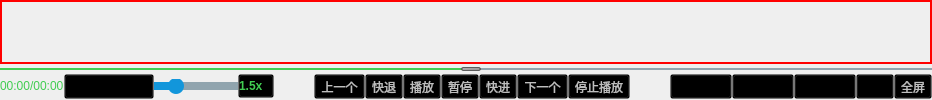
  <widget class="QWidget" name="centralwidget">
   <layout class="QVBoxLayout" name="verticalLayout_4" stretch="0,1">
    <property name="spacing">
     <number>0</number>
    </property>
    <property name="leftMargin">
     <number>0</number>
    </property>
    <property name="topMargin">
     <number>0</number>
    </property>
    <property name="rightMargin">
     <number>0</number>
    </property>
    <property name="bottomMargin">
     <number>0</number>
    </property>
    <item>
     <widget class="QWidget" name="Widget" native="true">
      <property name="sizePolicy">
       <sizepolicy hsizetype="Expanding" vsizetype="Expanding">
        <horstretch>0</horstretch>
        <verstretch>0</verstretch>
       </sizepolicy>
      </property>
      <property name="styleSheet">
       <string notr="true">border: 2px solid red;
image: url(:/asset/titler/MediaPlayer.svg);</string>
      </property>
      <layout class="QVBoxLayout" name="verticalLayout_2">
       <property name="spacing">
        <number>0</number>
       </property>
       <property name="leftMargin">
        <number>0</number>
       </property>
       <property name="topMargin">
        <number>0</number>
       </property>
       <property name="rightMargin">
        <number>0</number>
       </property>
       <property name="bottomMargin">
        <number>0</number>
       </property>
       <item>
        <widget class="VideoWidget" name="video" native="true">
         <property name="styleSheet">
          <string notr="true"/>
         </property>
        </widget>
       </item>
      </layout>
     </widget>
    </item>
    <item>
     <widget class="QWidget" name="WidgetPlayerControls" native="true">
      <property name="minimumSize">
       <size>
        <width>0</width>
        <height>24</height>
       </size>
      </property>
      <property name="maximumSize">
       <size>
        <width>16777215</width>
        <height>36</height>
       </size>
      </property>
      <property name="sizeIncrement">
       <size>
        <width>0</width>
        <height>30</height>
       </size>
      </property>
      <property name="palette">
       <palette>
        <active>
         <colorrole role="Button">
          <brush brushstyle="SolidPattern">
           <color alpha="0">
            <red>0</red>
            <green>0</green>
            <blue>0</blue>
           </color>
          </brush>
         </colorrole>
         <colorrole role="Base">
          <brush brushstyle="SolidPattern">
           <color alpha="0">
            <red>0</red>
            <green>0</green>
            <blue>0</blue>
           </color>
          </brush>
         </colorrole>
         <colorrole role="Window">
          <brush brushstyle="SolidPattern">
           <color alpha="0">
            <red>0</red>
            <green>0</green>
            <blue>0</blue>
           </color>
          </brush>
         </colorrole>
        </active>
        <inactive>
         <colorrole role="Button">
          <brush brushstyle="SolidPattern">
           <color alpha="0">
            <red>0</red>
            <green>0</green>
            <blue>0</blue>
           </color>
          </brush>
         </colorrole>
         <colorrole role="Base">
          <brush brushstyle="SolidPattern">
           <color alpha="0">
            <red>0</red>
            <green>0</green>
            <blue>0</blue>
           </color>
          </brush>
         </colorrole>
         <colorrole role="Window">
          <brush brushstyle="SolidPattern">
           <color alpha="0">
            <red>0</red>
            <green>0</green>
            <blue>0</blue>
           </color>
          </brush>
         </colorrole>
        </inactive>
        <disabled>
         <colorrole role="Button">
          <brush brushstyle="SolidPattern">
           <color alpha="0">
            <red>0</red>
            <green>0</green>
            <blue>0</blue>
           </color>
          </brush>
         </colorrole>
         <colorrole role="Base">
          <brush brushstyle="SolidPattern">
           <color alpha="0">
            <red>0</red>
            <green>0</green>
            <blue>0</blue>
           </color>
          </brush>
         </colorrole>
         <colorrole role="Window">
          <brush brushstyle="SolidPattern">
           <color alpha="0">
            <red>0</red>
            <green>0</green>
            <blue>0</blue>
           </color>
          </brush>
         </colorrole>
        </disabled>
       </palette>
      </property>
      <property name="focusPolicy">
       <enum>Qt::StrongFocus</enum>
      </property>
      <property name="autoFillBackground">
       <bool>false</bool>
      </property>
      <property name="styleSheet">
       <string notr="true">background: transparent;</string>
      </property>
      <layout class="QVBoxLayout" name="verticalLayout" stretch="0,1">
       <property name="spacing">
        <number>0</number>
       </property>
       <property name="leftMargin">
        <number>0</number>
       </property>
       <property name="topMargin">
        <number>0</number>
       </property>
       <property name="rightMargin">
        <number>0</number>
       </property>
       <property name="bottomMargin">
        <number>0</number>
       </property>
       <item>
        <widget class="Slider" name="horizontalSlider_position">
         <property name="sizePolicy">
          <sizepolicy hsizetype="Expanding" vsizetype="Minimum">
           <horstretch>0</horstretch>
           <verstretch>0</verstretch>
          </sizepolicy>
         </property>
         <property name="maximumSize">
          <size>
           <width>16777215</width>
           <height>8</height>
          </size>
         </property>
         <property name="palette">
          <palette>
           <active>
            <colorrole role="Button">
             <brush brushstyle="SolidPattern">
              <color alpha="0">
               <red>0</red>
               <green>0</green>
               <blue>0</blue>
              </color>
             </brush>
            </colorrole>
            <colorrole role="Base">
             <brush brushstyle="SolidPattern">
              <color alpha="0">
               <red>0</red>
               <green>0</green>
               <blue>0</blue>
              </color>
             </brush>
            </colorrole>
            <colorrole role="Window">
             <brush brushstyle="SolidPattern">
              <color alpha="0">
               <red>0</red>
               <green>0</green>
               <blue>0</blue>
              </color>
             </brush>
            </colorrole>
            <colorrole role="Highlight">
             <brush brushstyle="SolidPattern">
              <color alpha="255">
               <red>255</red>
               <green>0</green>
               <blue>0</blue>
              </color>
             </brush>
            </colorrole>
           </active>
           <inactive>
            <colorrole role="Button">
             <brush brushstyle="SolidPattern">
              <color alpha="0">
               <red>0</red>
               <green>0</green>
               <blue>0</blue>
              </color>
             </brush>
            </colorrole>
            <colorrole role="Base">
             <brush brushstyle="SolidPattern">
              <color alpha="0">
               <red>0</red>
               <green>0</green>
               <blue>0</blue>
              </color>
             </brush>
            </colorrole>
            <colorrole role="Window">
             <brush brushstyle="SolidPattern">
              <color alpha="0">
               <red>0</red>
               <green>0</green>
               <blue>0</blue>
              </color>
             </brush>
            </colorrole>
            <colorrole role="Highlight">
             <brush brushstyle="SolidPattern">
              <color alpha="255">
               <red>255</red>
               <green>0</green>
               <blue>0</blue>
              </color>
             </brush>
            </colorrole>
           </inactive>
           <disabled>
            <colorrole role="Button">
             <brush brushstyle="SolidPattern">
              <color alpha="0">
               <red>0</red>
               <green>0</green>
               <blue>0</blue>
              </color>
             </brush>
            </colorrole>
            <colorrole role="Base">
             <brush brushstyle="SolidPattern">
              <color alpha="0">
               <red>0</red>
               <green>0</green>
               <blue>0</blue>
              </color>
             </brush>
            </colorrole>
            <colorrole role="Window">
             <brush brushstyle="SolidPattern">
              <color alpha="0">
               <red>0</red>
               <green>0</green>
               <blue>0</blue>
              </color>
             </brush>
            </colorrole>
           </disabled>
          </palette>
         </property>
         <property name="styleSheet">
          <string notr="true">QSlider::groove:horizontal {
    border: 1px solid #999999;
    height: 0px;
    background: qlineargradient(x1:0, y1:0, x2:0, y2:1, stop:0 #B1B1B1, stop:1 #c4c4c4);
    margin: 0;
}

QSlider::handle:horizontal {
    background: qlineargradient(x1:0, y1:0, x2:1, y2:1, stop:0 #b4b4b4, stop:1 #8f8f8f);
    border: 1px solid #5c5c5c;
    width: 18px;
    margin:  -2px 0; 
    border-radius: 2px;
}

QSlider::add-page:horizontal {
	background: rgb(144, 164, 174);
}

QSlider::sub-page:horizontal {
    background: #41CD52;
}</string>
         </property>
         <property name="pageStep">
          <number>0</number>
         </property>
         <property name="value">
          <number>50</number>
         </property>
         <property name="orientation">
          <enum>Qt::Horizontal</enum>
         </property>
        </widget>
       </item>
       <item>
        <layout class="QHBoxLayout" name="horizontalLayout_PlayerControls" stretch="0,0,0,0,0,0,0,0,0,0,0,0,0,0,0">
         <property name="spacing">
          <number>0</number>
         </property>
         <property name="sizeConstraint">
          <enum>QLayout::SetFixedSize</enum>
         </property>
         <item>
          <widget class="QLabel" name="label_videoProgress">
           <property name="enabled">
            <bool>false</bool>
           </property>
           <property name="sizePolicy">
            <sizepolicy hsizetype="Preferred" vsizetype="Fixed">
             <horstretch>0</horstretch>
             <verstretch>0</verstretch>
            </sizepolicy>
           </property>
           <property name="minimumSize">
            <size>
             <width>56</width>
             <height>0</height>
            </size>
           </property>
           <property name="maximumSize">
            <size>
             <width>1000</width>
             <height>24</height>
            </size>
           </property>
           <property name="styleSheet">
            <string notr="true">color: #41cd52;</string>
           </property>
           <property name="text">
            <string>00:00/00:00</string>
           </property>
          </widget>
         </item>
         <item>
          <layout class="QHBoxLayout" name="horizontalLayout_2">
           <item>
            <widget class="ToolButton" name="toolButton_microphoneMute">
             <property name="mouseTracking">
              <bool>true</bool>
             </property>
             <property name="focusPolicy">
              <enum>Qt::StrongFocus</enum>
             </property>
             <property name="toolTip">
              <string>静音/音量设置</string>
             </property>
             <property name="toolTipDuration">
              <number>-1</number>
             </property>
             <property name="statusTip">
              <string>静音/音量设置</string>
             </property>
             <property name="text">
              <string>静音/音量设置</string>
             </property>
             <property name="icon">
              <iconset resource="../resource.qrc">
               <normaloff>:/asset/playerControls/MicrophoneMute.svg</normaloff>:/asset/playerControls/MicrophoneMute.svg</iconset>
             </property>
             <property name="iconSize">
              <size>
               <width>24</width>
               <height>24</height>
              </size>
             </property>
            </widget>
           </item>
           <item>
            <widget class="Slider" name="horizontalSlider_volume">
             <property name="sizePolicy">
              <sizepolicy hsizetype="Minimum" vsizetype="Fixed">
               <horstretch>0</horstretch>
               <verstretch>0</verstretch>
              </sizepolicy>
             </property>
             <property name="styleSheet">
              <string notr="true">QSlider::groove:horizontal {
	height: 8px;
	background-color: transparent;
}

QSlider::handle:horizontal {
	width: 16px;
	height: 16px;
	margin: -4px 0;
	border-radius: 8px;
	background-color: #1296db;
}

QSlider::handle:horizontal:hover {
	background-color: red;
}

QSlider::add-page:horizontal {
	background: rgb(144, 164, 174);
}

QSlider::sub-page:horizontal {
    background:#1296db;
}</string>
             </property>
             <property name="pageStep">
              <number>0</number>
             </property>
             <property name="value">
              <number>20</number>
             </property>
             <property name="orientation">
              <enum>Qt::Horizontal</enum>
             </property>
            </widget>
           </item>
           <item>
            <widget class="QComboBox" name="comboBox_rate">
             <property name="sizePolicy">
              <sizepolicy hsizetype="Minimum" vsizetype="Minimum">
               <horstretch>0</horstretch>
               <verstretch>0</verstretch>
              </sizepolicy>
             </property>
             <property name="minimumSize">
              <size>
               <width>36</width>
               <height>0</height>
              </size>
             </property>
             <property name="maximumSize">
              <size>
               <width>36</width>
               <height>24</height>
              </size>
             </property>
             <property name="font">
              <font>
               <italic>false</italic>
               <bold>true</bold>
              </font>
             </property>
             <property name="toolTip">
              <string>播放速度设置</string>
             </property>
             <property name="toolTipDuration">
              <number>-1</number>
             </property>
             <property name="statusTip">
              <string>播放速度设置</string>
             </property>
             <property name="layoutDirection">
              <enum>Qt::RightToLeft</enum>
             </property>
             <property name="styleSheet">
              <string notr="true">QComboBox:hover {
    background-color: #1296db; /* 设置鼠标悬停时的背景色为蓝色 */
}

QComboBox {
    background-color: transparent; /* 设置背景色为透明 */
	color: #41cd52;
    text-align: center; /* 将文本居中显示  无效*/
   padding-right: -2px;   /*为了隐藏下拉箭头，增加右边内边距 */
}

QComboBox::drop-down {
    width: 0; /* 隐藏下拉箭头 */
}

QComboBox QAbstractItemView::item {
    color: #41cd52; /* 设置下拉列表项的字体颜色为黑色 */
}

QComboBox QAbstractItemView {
    background-color: #263238; /* 设置下拉列表的背景色为白色 */
}

QComboBox QAbstractItemView::item:selected {
    background-color:#90a4ae; /* 设置选中的下拉列表项的背景色为蓝色 */
    color:red; /* 设置选中的下拉列表项的字体颜色为白色 */
}</string>
             </property>
             <property name="editable">
              <bool>false</bool>
             </property>
             <property name="currentText">
              <string>1.5x</string>
             </property>
             <property name="currentIndex">
              <number>2</number>
             </property>
             <property name="sizeAdjustPolicy">
              <enum>QComboBox::AdjustToContents</enum>
             </property>
             <property name="iconSize">
              <size>
               <width>24</width>
               <height>24</height>
              </size>
             </property>
             <item>
              <property name="text">
               <string>0.5x</string>
              </property>
             </item>
             <item>
              <property name="text">
               <string>1x</string>
              </property>
             </item>
             <item>
              <property name="text">
               <string>1.5x</string>
              </property>
             </item>
             <item>
              <property name="text">
               <string>2x</string>
              </property>
             </item>
             <item>
              <property name="text">
               <string>4x</string>
              </property>
             </item>
             <item>
              <property name="text">
               <string>8x</string>
              </property>
             </item>
            </widget>
           </item>
           <item>
            <spacer name="horizontalSpacer">
             <property name="orientation">
              <enum>Qt::Horizontal</enum>
             </property>
             <property name="sizeHint" stdset="0">
              <size>
               <width>40</width>
               <height>20</height>
              </size>
             </property>
            </spacer>
           </item>
          </layout>
         </item>
         <item>
          <widget class="QToolButton" name="toolButton_listPrevious">
           <property name="enabled">
            <bool>false</bool>
           </property>
           <property name="toolTip">
            <string>上一个</string>
           </property>
           <property name="toolTipDuration">
            <number>-1</number>
           </property>
           <property name="statusTip">
            <string>上一个</string>
           </property>
           <property name="text">
            <string>上一个</string>
           </property>
           <property name="icon">
            <iconset resource="../resource.qrc">
             <normaloff>:/asset/playerControls/ListPrevious.svg</normaloff>:/asset/playerControls/ListPrevious.svg</iconset>
           </property>
           <property name="iconSize">
            <size>
             <width>24</width>
             <height>24</height>
            </size>
           </property>
          </widget>
         </item>
         <item>
          <widget class="QToolButton" name="toolButton_fastBback">
           <property name="enabled">
            <bool>false</bool>
           </property>
           <property name="toolTip">
            <string>快退</string>
           </property>
           <property name="toolTipDuration">
            <number>-1</number>
           </property>
           <property name="statusTip">
            <string>快退</string>
           </property>
           <property name="text">
            <string>快退</string>
           </property>
           <property name="icon">
            <iconset resource="../resource.qrc">
             <normaloff>:/asset/playerControls/FastBack.svg</normaloff>:/asset/playerControls/FastBack.svg</iconset>
           </property>
           <property name="iconSize">
            <size>
             <width>24</width>
             <height>24</height>
            </size>
           </property>
          </widget>
         </item>
         <item>
          <widget class="QToolButton" name="toolButton_videoPlay">
           <property name="enabled">
            <bool>false</bool>
           </property>
           <property name="toolTip">
            <string>播放</string>
           </property>
           <property name="toolTipDuration">
            <number>-1</number>
           </property>
           <property name="statusTip">
            <string>播放</string>
           </property>
           <property name="layoutDirection">
            <enum>Qt::LeftToRight</enum>
           </property>
           <property name="text">
            <string>播放</string>
           </property>
           <property name="icon">
            <iconset resource="../resource.qrc">
             <normaloff>:/asset/playerControls/VideoPlay.svg</normaloff>:/asset/playerControls/VideoPlay.svg</iconset>
           </property>
           <property name="iconSize">
            <size>
             <width>24</width>
             <height>24</height>
            </size>
           </property>
          </widget>
         </item>
         <item>
          <widget class="QToolButton" name="toolButton_videoPause">
           <property name="enabled">
            <bool>false</bool>
           </property>
           <property name="toolTip">
            <string>暂停</string>
           </property>
           <property name="toolTipDuration">
            <number>-1</number>
           </property>
           <property name="statusTip">
            <string>暂停</string>
           </property>
           <property name="text">
            <string>暂停</string>
           </property>
           <property name="icon">
            <iconset resource="../resource.qrc">
             <normaloff>:/asset/playerControls/VideoPause.svg</normaloff>:/asset/playerControls/VideoPause.svg</iconset>
           </property>
           <property name="iconSize">
            <size>
             <width>24</width>
             <height>24</height>
            </size>
           </property>
          </widget>
         </item>
         <item>
          <widget class="QToolButton" name="toolButton_fastForward">
           <property name="enabled">
            <bool>false</bool>
           </property>
           <property name="toolTip">
            <string>快进</string>
           </property>
           <property name="toolTipDuration">
            <number>-1</number>
           </property>
           <property name="statusTip">
            <string>快进</string>
           </property>
           <property name="text">
            <string>快进</string>
           </property>
           <property name="icon">
            <iconset resource="../resource.qrc">
             <normaloff>:/asset/playerControls/FastForward.svg</normaloff>:/asset/playerControls/FastForward.svg</iconset>
           </property>
           <property name="iconSize">
            <size>
             <width>24</width>
             <height>24</height>
            </size>
           </property>
          </widget>
         </item>
         <item>
          <widget class="QToolButton" name="toolButton_listNext">
           <property name="enabled">
            <bool>false</bool>
           </property>
           <property name="toolTip">
            <string>下一个</string>
           </property>
           <property name="toolTipDuration">
            <number>-1</number>
           </property>
           <property name="statusTip">
            <string>下一个</string>
           </property>
           <property name="text">
            <string>下一个</string>
           </property>
           <property name="icon">
            <iconset resource="../resource.qrc">
             <normaloff>:/asset/playerControls/ListNext.svg</normaloff>:/asset/playerControls/ListNext.svg</iconset>
           </property>
           <property name="iconSize">
            <size>
             <width>24</width>
             <height>24</height>
            </size>
           </property>
          </widget>
         </item>
         <item>
          <widget class="QToolButton" name="toolButton_videoStop">
           <property name="enabled">
            <bool>false</bool>
           </property>
           <property name="toolTip">
            <string>停止播放</string>
           </property>
           <property name="toolTipDuration">
            <number>-1</number>
           </property>
           <property name="text">
            <string>停止播放</string>
           </property>
           <property name="icon">
            <iconset resource="../resource.qrc">
             <normaloff>:/asset/playerControls/VideoStop.svg</normaloff>:/asset/playerControls/VideoStop.svg</iconset>
           </property>
           <property name="iconSize">
            <size>
             <width>24</width>
             <height>24</height>
            </size>
           </property>
          </widget>
         </item>
         <item>
          <spacer name="horizontalSpacer_2">
           <property name="orientation">
            <enum>Qt::Horizontal</enum>
           </property>
           <property name="sizeHint" stdset="0">
            <size>
             <width>40</width>
             <height>20</height>
            </size>
           </property>
          </spacer>
         </item>
         <item>
          <widget class="QToolButton" name="toolButton_openFiles">
           <property name="toolTip">
            <string>选择文件</string>
           </property>
           <property name="toolTipDuration">
            <number>5000</number>
           </property>
           <property name="statusTip">
            <string>选择文件</string>
           </property>
           <property name="text">
            <string>选择文件</string>
           </property>
           <property name="icon">
            <iconset resource="../resource.qrc">
             <normaloff>:/asset/playerControls/OpenFiles.svg</normaloff>:/asset/playerControls/OpenFiles.svg</iconset>
           </property>
           <property name="iconSize">
            <size>
             <width>24</width>
             <height>24</height>
            </size>
           </property>
          </widget>
         </item>
         <item>
          <widget class="QToolButton" name="toolButton_AutoShow">
           <property name="toolTip">
            <string>自动隐藏窗口</string>
           </property>
           <property name="toolTipDuration">
            <number>-1</number>
           </property>
           <property name="statusTip">
            <string>自动隐藏窗口</string>
           </property>
           <property name="text">
            <string>固定窗口</string>
           </property>
           <property name="icon">
            <iconset resource="../resource.qrc">
             <normaloff>:/asset/playerControls/AutoShow.svg</normaloff>:/asset/playerControls/AutoShow.svg</iconset>
           </property>
           <property name="iconSize">
            <size>
             <width>24</width>
             <height>24</height>
            </size>
           </property>
          </widget>
         </item>
         <item>
          <widget class="QToolButton" name="toolButton_fixedWidget">
           <property name="toolTip">
            <string>固定窗口</string>
           </property>
           <property name="toolTipDuration">
            <number>-1</number>
           </property>
           <property name="statusTip">
            <string>固定窗口</string>
           </property>
           <property name="text">
            <string>固定窗口</string>
           </property>
           <property name="icon">
            <iconset resource="../resource.qrc">
             <normaloff>:/asset/playerControls/FixedWidget.svg</normaloff>:/asset/playerControls/FixedWidget.svg</iconset>
           </property>
           <property name="iconSize">
            <size>
             <width>24</width>
             <height>24</height>
            </size>
           </property>
          </widget>
         </item>
         <item>
          <widget class="QToolButton" name="toolButton_moreSetting">
           <property name="sizeIncrement">
            <size>
             <width>48</width>
             <height>24</height>
            </size>
           </property>
           <property name="baseSize">
            <size>
             <width>32</width>
             <height>16</height>
            </size>
           </property>
           <property name="toolTip">
            <string>设置</string>
           </property>
           <property name="toolTipDuration">
            <number>-1</number>
           </property>
           <property name="statusTip">
            <string>设置</string>
           </property>
           <property name="text">
            <string>设置</string>
           </property>
           <property name="icon">
            <iconset resource="../resource.qrc">
             <normaloff>:/asset/playerControls/MoreSetting.svg</normaloff>:/asset/playerControls/MoreSetting.svg</iconset>
           </property>
           <property name="iconSize">
            <size>
             <width>24</width>
             <height>24</height>
            </size>
           </property>
          </widget>
         </item>
         <item>
          <widget class="QToolButton" name="toolButton_fullScreen">
           <property name="enabled">
            <bool>false</bool>
           </property>
           <property name="focusPolicy">
            <enum>Qt::StrongFocus</enum>
           </property>
           <property name="toolTip">
            <string>全屏</string>
           </property>
           <property name="toolTipDuration">
            <number>-1</number>
           </property>
           <property name="statusTip">
            <string>全屏</string>
           </property>
           <property name="text">
            <string>全屏</string>
           </property>
           <property name="icon">
            <iconset resource="../resource.qrc">
             <normaloff>:/asset/playerControls/FullScreen.svg</normaloff>:/asset/playerControls/FullScreen.svg</iconset>
           </property>
           <property name="iconSize">
            <size>
             <width>24</width>
             <height>24</height>
            </size>
           </property>
           <property name="checkable">
            <bool>true</bool>
           </property>
           <property name="checked">
            <bool>false</bool>
           </property>
          </widget>
         </item>
        </layout>
       </item>
      </layout>
     </widget>
    </item>
   </layout>
  </widget>
